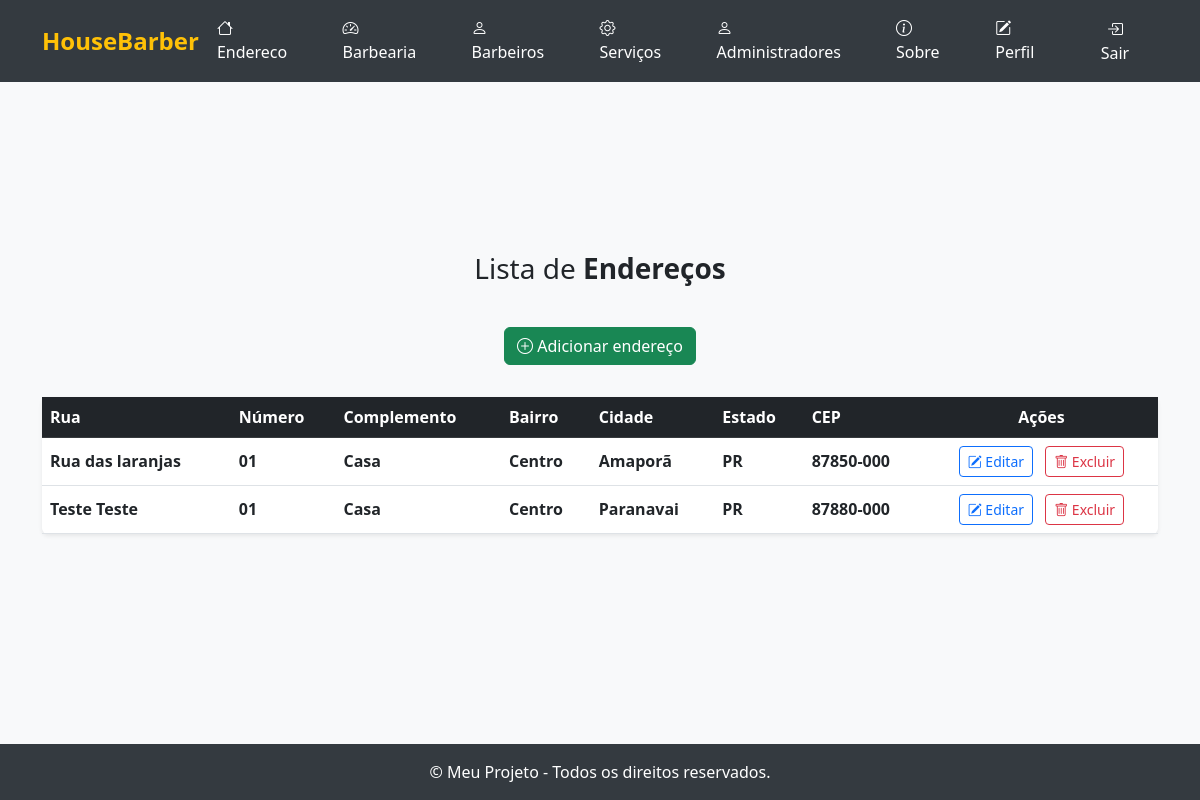
Page /listar/endereco/ (signed in) on the earlier database version.
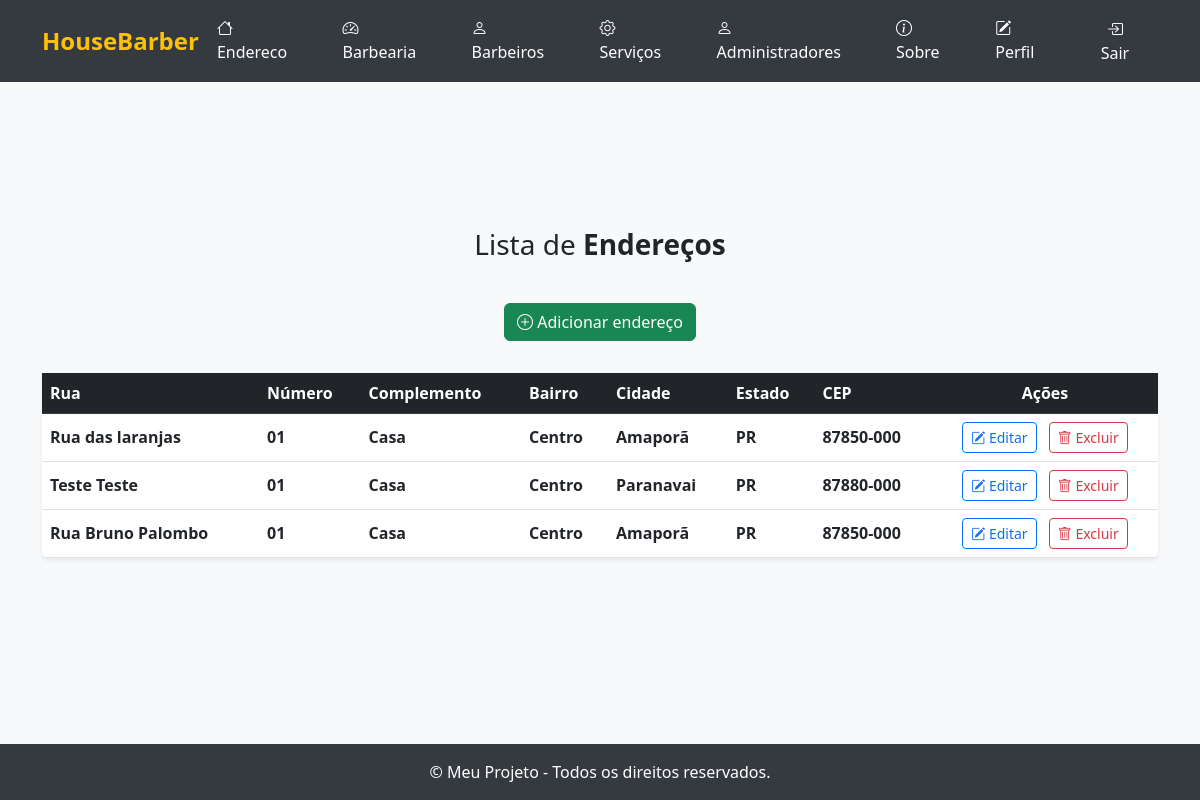
Same page on the later database version.
### cadastros/models.py (models this page shows, shortened)
class Endereco(models.Model):
    rua = models.CharField(max_length=255, help_text="Nome da rua do endereço")
    numero = models.CharField(max_length=20, help_text="Número do endereço")
    complemento = models.CharField(max_length=255, blank=True, null=True, help_text="Complemento do endereço (opcional)")
    bairro = models.CharField(max_length=100, help_text="Bairro do endereço")
    cidade = models.CharField(max_length=100, help_text="Cidade do endereço")
    estado = models.CharField(max_length=2, help_text="UF do estado (ex: SP, RJ)")
    cep = models.CharField(max_length=10, help_text="CEP do endereço")
    usuario = models.ForeignKey(User, on_delete=models.CASCADE, related_name='usuario_endereco', help_text="Usuário responsável pelo endereço")

### cadastros/views.py (the view)
# urls.py: path('listar/endereco/', EnderecoListView.as_view(), name='endereco-lista' ),
class EnderecoListView(LoginRequiredMixin, ListView):
    login_url = reverse_lazy('endereco-lista')
    model = Endereco
    template_name = 'listas/endereco.html'
    context_object_name = 'enderecos'
    def get_queryset(self):
        return Endereco.objects.filter(usuario=self.request.user)

### cadastros/templates/listas/endereco.html (shortened to what this page needs)
{% extends "paginas/modelo.html" %}
{% block conteudo %}
<h3>
    Lista de <b>Endereços</b>
</h3>
<div class="d-flex justify-content-center mb-3">
    <a class="btn btn-success mb-3" href="{% url 'cadastrar-endereco' %}">
        <i class="bi bi-plus-circle"></i> Adicionar endereço
    </a>
</div>
<table id="table-lista" class="table table-hover align-middle shadow-sm rounded bg-white">
    <thead class="table-dark">
        <tr>
            <th scope="col">Rua</th>
            <th scope="col">Número</th>
            <th scope="col">Complemento</th>
            <th scope="col">Bairro</th>
            <th scope="col">Cidade</th>
            <th scope="col">Estado</th>
            <th scope="col">CEP</th>
            <th scope="col" class="text-center">Ações</th>
        </tr>
    </thead>
    <tbody>
        {% for object in object_list %}
            <tr>
                <td class="fw-semibold">{{ object.rua }}</td>
                <td class="fw-semibold">{{ object.numero }}</td>
                <td class="fw-semibold">{{ object.complemento }}</td>
                <td class="fw-semibold">{{ object.bairro }}</td>
                <td class="fw-semibold">{{ object.cidade }}</td>
                <td class="fw-semibold">{{ object.estado }}</td>
                <td class="fw-semibold">{{ object.cep }}</td>
                <td class="text-center">
                    <a class="btn btn-outline-primary btn-sm me-2" href="{% url 'editar-endereco' object.pk %}">
                        <i class="bi bi-pencil-square"></i> Editar
                    </a>
                    <a class="btn btn-outline-danger btn-sm" href="{% url 'excluir-endereco' object.pk %}">
                        <i class="bi bi-trash"></i> Excluir
                    </a>
                </td>
            </tr>
        {% empty %}
            <tr>
                <td colspan="8" class="text-center text-muted py-4">
                    <i class="bi bi-exclamation-circle"></i> Nenhum endereço encontrado.
                </td>
            </tr>
        {% endfor %}
    </tbody>
</table>
{% endblock %}
{% block scripts %}
<link href="https://cdn.datatables.net/v/bs5/dt-2.1.8/datatables.min.css" rel="stylesheet">
{% endblock scripts %}

Differences in the rows shown:
added Endereco: rua "Rua Bruno Palombo", numero "01", complemento "Casa", bairro "Centro", cidade "Amaporã", estado "PR", cep "87850-000"
